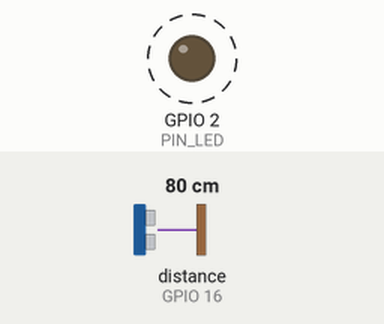
Simulated run of this sketch. Board: ESP32. Shown: output pins drawn as LEDs (lit = HIGH). Wiring (inferred from the names in the program): ultrasonic range finder: trigger GPIO 17; echo GPIO 16. Dashed ring = blinking. The inputs (shaded band) are chosen by the test bench; at power-on: distance to the obstacle (sensor on GPIO 16) 80 cm. The echo pulse lasts 58.3 µs per cm; no radio packets arrive unless stated; pins used as bus, display or sensor lines are not drawn; what the sketch prints to the serial monitor is not drawn.

Above: at 0.5 s.
Timing chart, 0 to 6.1 s (numbered marks = the images above):
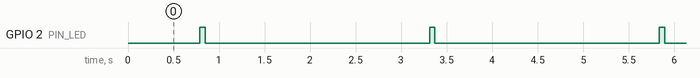

Measured:
- by itself, GPIO 2 (PIN_LED): alternates HIGH for 0.06 s and LOW for 2.5 s

The sketch:

bench_sender.ino
```cpp
// =====================================================================
//  BENCH TEST  —  SENDER
//  ESP32 + JSN-SR04T ultrasonic + SX1276 LoRa.
//  No rain gauge, no temperature probe, no battery monitor, no sleep.
//  Measures distance every 2 s, transmits it, blinks its own LED.
//
//  The packet is the same 13-byte format the field system uses, with the
//  rain and battery fields set to zero - so the real gateway firmware
//  will decode these packets unchanged when you move on.
// =====================================================================

#include <SPI.h>
#include <LoRa.h>

#define NODE_ID         1
#define DATUM_MM     2000        // bench value: pretend the sensor sits 2 m up
#define TX_INTERVAL  2000        // milliseconds between transmissions
#define FIXED_TEMP_C   25.0f     // no DS18B20 on the bench

#define PIN_TRIG   17
#define PIN_ECHO   16
#define PIN_LED     2            // the DevKit's own blue LED

#define LORA_SS     5
#define LORA_RST   14
#define LORA_DIO0  26

// These five must be identical on the receiver or nothing arrives.
// RA-02 carries an SX1278, which tunes 137-525 MHz. It CANNOT do 865 MHz:
// set that and the radio still initialises, it just never hears anything.
#define LORA_FREQ  433000000L      // 433.0 MHz - SX1278 / RA-02
#define LORA_SF    9
#define LORA_BW    125E3
#define LORA_CR    5
#define LORA_SYNC  0x34

uint16_t seq = 0;

uint16_t crc16(const uint8_t *d, size_t n) {
  uint16_t crc = 0xFFFF;
  for (size_t i = 0; i < n; i++) {
    crc ^= (uint16_t)d[i] << 8;
    for (uint8_t b = 0; b < 8; b++)
      crc = (crc & 0x8000) ? (crc << 1) ^ 0x1021 : (crc << 1);
  }
  return crc;
}

uint32_t pingOnce() {
  digitalWrite(PIN_TRIG, LOW);  delayMicroseconds(4);
  digitalWrite(PIN_TRIG, HIGH); delayMicroseconds(10);
  digitalWrite(PIN_TRIG, LOW);
  return pulseIn(PIN_ECHO, HIGH, 40000UL);      // 40 ms ceiling, about 6.8 m
}

int cmpU32(const void *a, const void *b) {
  uint32_t x = *(const uint32_t*)a, y = *(const uint32_t*)b;
  return (x > y) - (x < y);
}

// Median of 9 pings. Returns millimetres, or -1 if the reading is no good.
int16_t measureDistanceMM() {
  uint32_t s[9];
  uint8_t  n = 0;
  for (uint8_t i = 0; i < 9; i++) {
    uint32_t t = pingOnce();
    if (t > 0) s[n++] = t;
    delay(40);
  }
  if (n < 5) return -1;
  qsort(s, n, sizeof(uint32_t), cmpU32);

  float c  = 331.4f + 0.606f * FIXED_TEMP_C;    // speed of sound, m/s
  float mm = (s[n / 2] * c) / 2000.0f;
  if (mm < 250.0f || mm > 4500.0f) return -1;   // blind zone / out of range
  return (int16_t)(mm + 0.5f);
}

void sendPacket(int16_t levelMM) {
  uint8_t p[13];
  p[0]  = 1;                       // protocol version
  p[1]  = NODE_ID;
  p[2]  = seq >> 8;      p[3]  = seq & 0xFF;
  p[4]  = levelMM >> 8;  p[5]  = levelMM & 0xFF;
  p[6]  = 0;             p[7]  = 0;            // rain tips - none on the bench
  p[8]  = 0;             p[9]  = 0;            // battery mV - USB powered
  p[10] = (int8_t)FIXED_TEMP_C;
  uint16_t c = crc16(p, 11);
  p[11] = c >> 8;        p[12] = c & 0xFF;

  LoRa.beginPacket();
  LoRa.write(p, 13);
  LoRa.endPacket();                // blocks until the packet is on the air
  seq++;
}

void setup() {
  Serial.begin(115200);
  delay(300);
  pinMode(PIN_TRIG, OUTPUT);
  pinMode(PIN_ECHO, INPUT);
  pinMode(PIN_LED,  OUTPUT);
  digitalWrite(PIN_LED, LOW);

  SPI.begin(18, 19, 23, LORA_SS);
  LoRa.setPins(LORA_SS, LORA_RST, LORA_DIO0);
  while (!LoRa.begin(LORA_FREQ)) {
    Serial.println("LoRa init failed - check wiring, and fit a 433 MHz antenna");
    delay(2000);
  }
  LoRa.setSpreadingFactor(LORA_SF);
  LoRa.setSignalBandwidth(LORA_BW);
  LoRa.setCodingRate4(LORA_CR);
  LoRa.setSyncWord(LORA_SYNC);
  LoRa.setTxPower(14);

  Serial.println("SENDER ready. Transmitting every 2 s.");
}

void loop() {
  int16_t dist  = measureDistanceMM();
  int16_t level = (dist < 0) ? -1 : (int16_t)(DATUM_MM - dist);

  Serial.print("seq ");   Serial.print(seq);
  Serial.print("  dist "); Serial.print(dist);
  Serial.print(" mm   level "); Serial.print(level);
  Serial.println(" mm");

  sendPacket(level);

  digitalWrite(PIN_LED, HIGH);     // one flash per transmission
  delay(60);
  digitalWrite(PIN_LED, LOW);

  delay(TX_INTERVAL);
}
```
